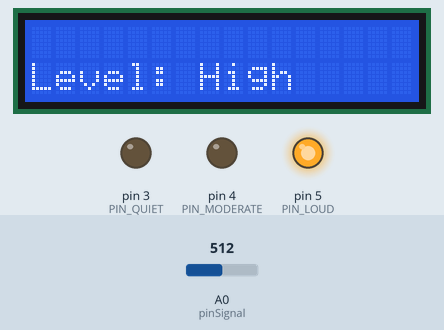
The sketch below on a simulated Arduino Uno, built with avr-gcc and run on an emulated ATmega328P. Shown: 16×2 character LCD, output pins drawn as LEDs (lit = HIGH). The test bench sets the inputs (shaded band); at power-on: A0 (pinSignal) = 512. What the sketch prints to the serial monitor is not drawn.

Above: at 1.2 s.
1.3 s: A0 (pinSignal) set to 122
At 2.6 s:
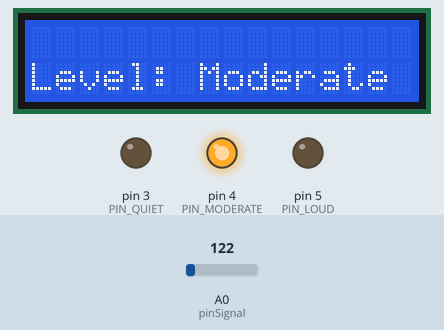
4.3 s: A0 (pinSignal) set to 0
At 5.8 s:
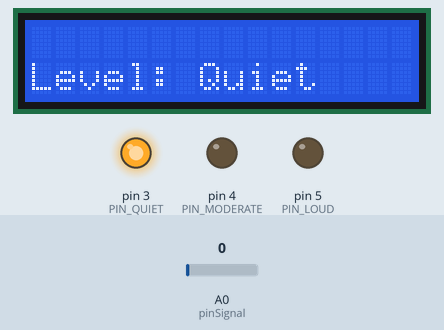
7.3 s: A0 (pinSignal) set to 306
At 8.8 s:
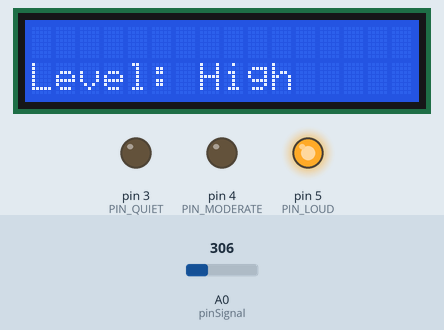
10.3 s: A0 (pinSignal) set to 0
At 11.7 s:
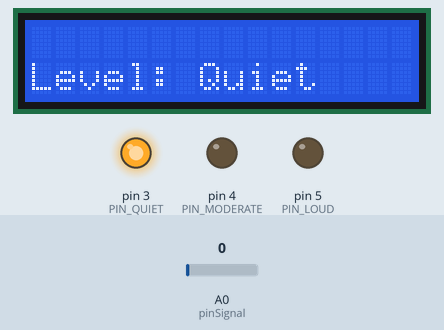
13.3 s: A0 (pinSignal) set to 511
At 14.7 s:
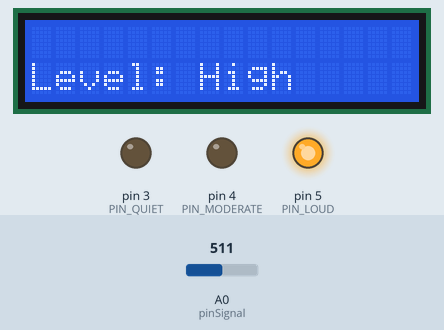
Timing chart, 0 to 16.3 s (numbered marks = the images above; inputs shaded):
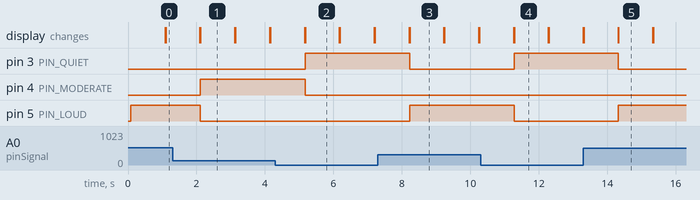

Measured:
- after the input at 1.3 s, pin 4 (PIN_MODERATE): LOW → HIGH after 0.82 s; pin 5 (PIN_LOUD): HIGH → LOW after 0.82 s; the display: first differs from a run without the input after 0.82 s (image 1)
- after the input at 4.3 s, pin 3 (PIN_QUIET): LOW → HIGH after 0.88 s; pin 4 (PIN_MODERATE): HIGH → LOW after 0.88 s; the display: first differs from a run without the input after 0.88 s (image 2)
- after the input at 7.3 s, pin 3 (PIN_QUIET): HIGH → LOW after 0.93 s; pin 5 (PIN_LOUD): LOW → HIGH after 0.93 s; the display: first differs from a run without the input after 0.93 s (image 3)
- after the input at 10.3 s, pin 3 (PIN_QUIET): LOW → HIGH after 0.98 s; pin 5 (PIN_LOUD): HIGH → LOW after 0.98 s; the display: first differs from a run without the input after 0.98 s (image 4)
- after the input at 13.3 s, pin 3 (PIN_QUIET): HIGH → LOW after 1.0 s; pin 5 (PIN_LOUD): LOW → HIGH after 1.0 s; the display: first differs from a run without the input after 1.0 s (image 5)
- what the display in image 1 shows lasts 1.0 s, from 2.1 s to 3.1 s

The sketch:

uas_ibj_3.ino
```cpp
#include <Wire.h>
#include <LiquidCrystal_I2C.h> // Library for LCD
LiquidCrystal_I2C lcd = LiquidCrystal_I2C(0x27, 16, 2);

int num_Measure = 20;
int pinSignal = A0;
int PIN_QUIET = 3;
int PIN_MODERATE = 4;
int PIN_LOUD = 5;
long Sound_signal;
long sum = 0;
long level = 0;
int soundlow = 40;
int soundmedium = 150;

void setup ()
{
  pinMode (pinSignal, INPUT); // Set the signal pin as input
  pinMode(PIN_QUIET, OUTPUT);
  pinMode(PIN_MODERATE, OUTPUT);
  pinMode(PIN_LOUD, OUTPUT);

  digitalWrite(PIN_QUIET, LOW);
  digitalWrite(PIN_MODERATE, LOW);
  digitalWrite(PIN_LOUD, LOW);

  Serial.begin(9600);
  lcd.begin(16, 2);

  // Turn on the backlight.
  lcd.backlight();
  lcd.clear();
}

void loop ()
{
  for (int i = 0 ; i < num_Measure; i++)
  {
    Sound_signal = analogRead (pinSignal);
    sum = sum + Sound_signal;
  }
  level = sum/ num_Measure;

  Serial.println(level);

  if (level<soundlow)
  {
    lcd.setCursor(0, 1);
    lcd.print("Level: Quiet");
    Serial.print(level);
    digitalWrite(PIN_QUIET, HIGH);
    digitalWrite(PIN_MODERATE, LOW);
    digitalWrite(PIN_LOUD, LOW);
  }
  else if (level>soundlow && level<soundmedium)
  {
    lcd.setCursor(0, 1);
    lcd.print("Level: Moderate");
    Serial.print(level);
    digitalWrite(PIN_QUIET, LOW);
    digitalWrite(PIN_MODERATE, HIGH);
    digitalWrite(PIN_LOUD, LOW);
  }
  else if (level>soundmedium)
  {
    lcd.setCursor(0, 1);
    lcd.print("Level: High");
    Serial.print(level);
    digitalWrite(PIN_QUIET, LOW);
    digitalWrite(PIN_MODERATE, LOW);
    digitalWrite(PIN_LOUD, HIGH);
  }
  sum = 0;
  delay(1000);
  lcd.clear();
}
```
